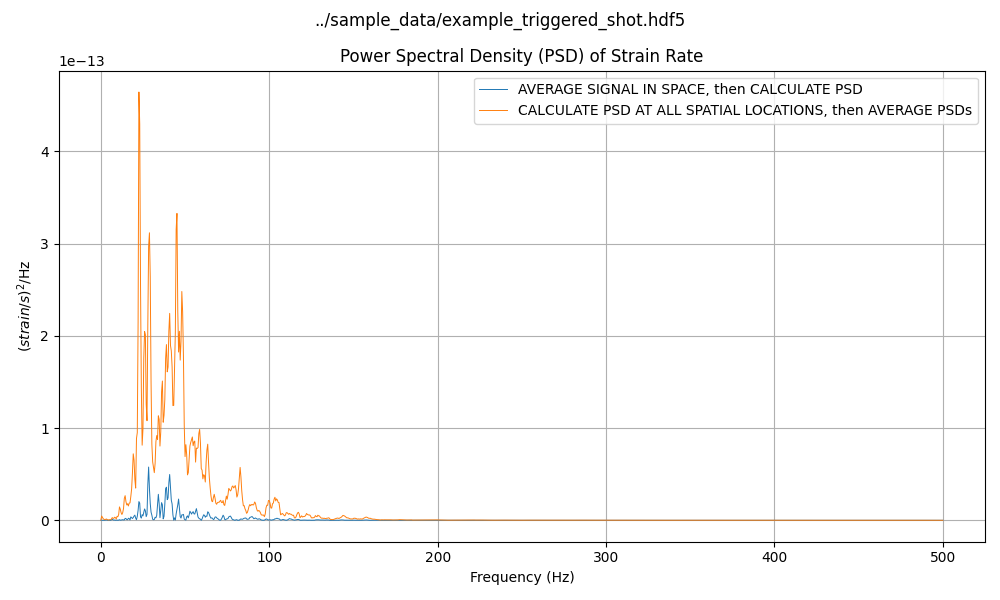

Write Python code to recreate this figure.
"""
Example script to plot correctly weighted Power Spectral Density of Treble hdf5 data.
Uses 2 methods to calculate the PSD:
1) PSD of the mean signal
2) Mean of the PSDs.
"""


### Set parameters ###############################################################
hdf_file = "../sample_data/example_triggered_shot.hdf5"
gauge_length = 20  # (meters)
##########################################################################################


import numpy as np
import matplotlib.pyplot as plt
from scipy.signal import welch
import h5py
from datetime import datetime


def load_hdf_slice(filepath, t_start=None, t_duration=None, x_start=None, x_stop=None, info=True):
    """
        Loads data and metadata from .hdf5 file. Optionally slices data in time and space.

        Args:
            file_path: hdf5 file path.
            t_start: Time from start of data to begin slice (s)
            t_duration: Length of desired data slice (s)
            x_start: Start fibre distance from front of Treble (m)
            x_stop: Stop fibre distance from front of Treble (m)

        Returns:
            data: Sliced data array.
            metadata: Attributes of hdf file.
            timestamps: Sliced timestamp vector.
            distances: Sliced distance vector.

        """
    print(f"Loading: {filepath}")

    with h5py.File(filepath, "r") as f:
        md = dict(f.attrs)
        dt = md["dt_computer"]
        dx = md["dx"]

        # Accesses full data but does not load into memory
        data = f["data_product"]["data"]
        if "gps_time" in f["data_product"].keys():
            t = f["data_product"]["gps_time"]
        else:
            print("Using Computer Time, either because no GPS data was recorded or this is a re-saved dataset.")
            t = f["data_product"]["posix_time"]
        x = np.arange(md["nx"]) * md["dx"] + md["sensing_range_start"]

        if info is True:
            # Prints dimensions of full data
            print("Full Dataset Properties:")
            print(f"    Data Shape:         {data.shape}")
            print(f"    t_end - t_start:    {t[-1]-t[0]:.8f} s")
            print(f"    nt * dt_computer:   {t.shape[0] * dt}")
            print(f"    Timestamps:         [{t[0]:.2f} : {t[-1]:.2f}] ({t[-1] - t[0]:.2f}s)")
            print(f"    Times (UTC):        [{datetime.utcfromtimestamp(t[0])} : {datetime.utcfromtimestamp(t[-1])}]")
            print(f"    Distance:           [{x[0]:.1f} : {x[-1]:.1f}] m")

        # Calculates slice boundaries in samples
        if t_start:
            t1 = int(t_start / dt)
        else:
            t1 = 0
        if t_duration:
            t2 = t1 + int(t_duration / dt)
            # Enforces limit on end of data.
            if t2 > len(t):
                t2 = len(t)
        else:
            t2 = None

        if x_start:
            x1 = int((x_start-md["sensing_range_start"])/dx)
        else:
            x1 = None
        if x_stop:
            x2 = int((x_stop-md["sensing_range_start"])/dx)
        else:
            x2 = None

        # Slices data in space and time.
        # Only the SLICE of data is loaded into memory
        data = data[t1:t2, x1:x2]
        t = t[t1:t2]
        x = x[x1:x2]

        if info is True:
            # Prints dimensions of sliced output data
            print("Loading data slice:")
            print(f"    Data Shape:         {data.shape}")
            print(f"    t_end - t_start:    {t[-1]-t[0]:.8f} s")
            print(f"    nt * dt_computer:   {t.shape[0] * dt}")
            print(f"    Timestamps:         [{t[0]:.2f} : {t[-1]:.2f}] ({t[-1] - t[0]:.2f}s)")
            print(f"    Times (UTC):        [{datetime.utcfromtimestamp(t[0])} : {datetime.utcfromtimestamp(t[-1])}]")
            print(f"    Distance:           [{x[0]:.1f} : {x[-1]:.1f}] m")
        return data, md, t, x

def convert_velocity_to_strainrate(data, gauge_length_m, dx):
    gauge_samples = int(round(gauge_length_m / dx))
    return (data[:, gauge_samples:] - data[:, :-gauge_samples]) / (gauge_samples * dx)


def correct_gauge_length_offset(x_vector, gauge_length):
    """Compensate for distance shift of data caused by gauge_length calculation."""
    # crops end of x_vector by gauge length
    dx = x_vector[1] - x_vector[0]
    gauge_samples = int(round(gauge_length / dx))
    gauge_length = gauge_samples * dx
    x_correct = x_vector[:-gauge_samples]

    # compensates for GL/2 signal offset
    x_correct = x_correct + gauge_length / 2
    return x_correct


def plot_psd(psd, frequencies, title=None, label=None, ax=None):
    # plots on existing axis
    if ax:
        plt.sca(ax)
    else:
        # otherwise creates figure
        plt.figure(figsize=(10,6))

    plt.plot(frequencies, psd, linewidth=0.7, label=label)
    plt.title(title)
    plt.xlabel("Frequency (Hz)")
    plt.ylabel("$(strain/s)^2$/Hz")
    plt.grid(visible=True, which="both")



# loads data
data, metadata, t, x = load_hdf_slice(
    hdf_file
)

# converts to strain rate if required
if metadata["data_product"] == "velocity":
    data = convert_velocity_to_strainrate(data, gauge_length, metadata["dx"])
    x = correct_gauge_length_offset(x, gauge_length)

# AVERAGE SIGNAL ACROSS ALL SPATIAL LOCATIONS, THEN CALCULATE PSD
mean_signal = np.mean(data, axis=1)
f, psd_of_mean_signal = welch(mean_signal, fs=1/metadata["dt_computer"], axis=0, nperseg=len(data), noverlap=0)
plot_psd(
    psd_of_mean_signal,
    f,
    label="AVERAGE SIGNAL IN SPACE, then CALCULATE PSD"
)

# CALCULATE PSD FOR EACH SPATIAL LOCATION, THEN AVERAGE PSD ACROSS ALL SPATIAL LOCATIONS
f, psd_2d = welch(data, fs=1/metadata["dt_computer"], axis=0, nperseg=len(data), noverlap=0)
mean_psd = np.mean(psd_2d, axis=1)
plot_psd(
    mean_psd,
    f,
    label="CALCULATE PSD AT ALL SPATIAL LOCATIONS, then AVERAGE PSDs",
    ax=plt.gca()
)
plt.suptitle(hdf_file)
plt.title("Power Spectral Density (PSD) of Strain Rate")
plt.legend()
plt.tight_layout()
plt.savefig("plot_hdf5_PSD.png")
plt.show()